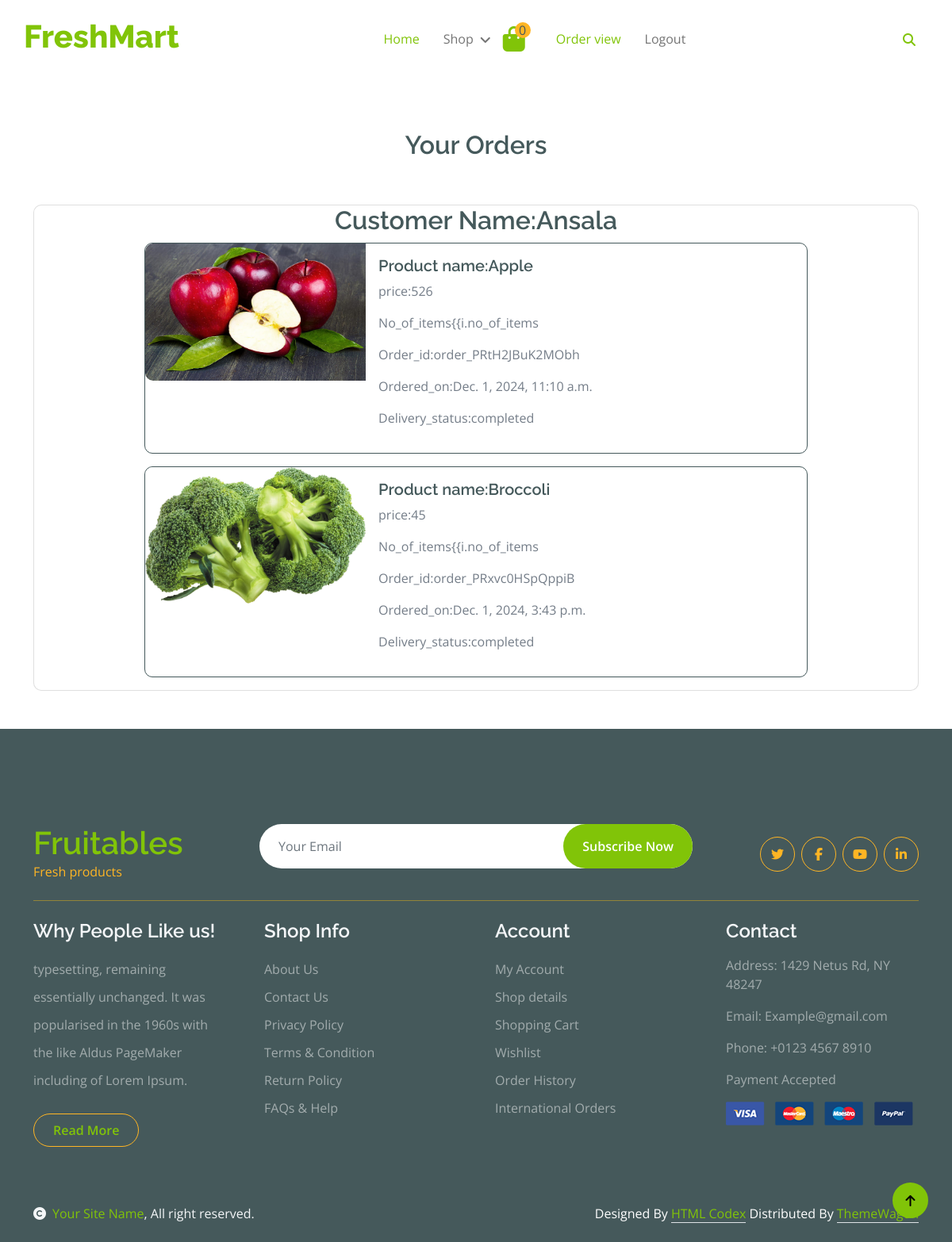
/cart/orderview (signed in), run on the app's committed database.
### cart/models.py (models this page shows, shortened)
class Order_details(models.Model):
    product=models.ForeignKey(Product,on_delete=models.CASCADE)
    user = models.ForeignKey(User, on_delete=models.CASCADE)
    no_of_items=models.IntegerField()
    address=models.TextField()
    phone=models.BigIntegerField()
    pin=models.IntegerField()
    order_id=models.CharField(max_length=30)
    payment_status=models.CharField(max_length=30,default="pending")
    delivery_status=models.CharField(max_length=30,default="pending")
    order_data=models.DateTimeField(auto_now_add=True)

### shop/models.py (models this page shows)
class Product(models.Model):
    name=models.CharField(max_length=20)
    image=models.ImageField(upload_to="products")
    desc=models.TextField()
    price=models.IntegerField()
    stock=models.IntegerField()
    available=models.BooleanField(default=True)
    created=models.DateTimeField(auto_now_add=True)  #one time
    updated=models.DateTimeField(auto_now=True)   #each time we update record
    category=models.ForeignKey(Category,on_delete=models.CASCADE)   #foreignkey referrence to category table

### cart/views.py (the view)
# urls.py: path('orderview',views.orderview,name="orderview")
def orderview(request):
    u = request.user
    o = Order_details.objects.filter(user=u, payment_status="completed")
    context = {'orders': o}
    return render(request, 'orderview.html', context)

### cart/context_processors.py (called while the page is built)
def count_item(request):
    count=0
    if request.user.is_authenticated:
        u=request.user
        c=Cart.objects.filter(user=u)
        for i in c:
            count+=i.quantity
    return {'count':count}

### shop/context_processors.py (called while the page is built)
def links(request):
    c=Category.objects.all()
    return {'links':c}

### template/orderview.html
{% extends 'base.html' %}
{% load static %}
{% block content %}
<div class="container mt-3">
<h2 class="text-center p-5 light">Your Orders</h2>
    <div class="card mb-3" style="max-width:100%">
      <h2 class="text-center">Customer Name:{{user.username}}</h2>
      {% for i in orders %}
      <div class="card mb-3 mx-auto border border-1 border-dark" style="max-width:75%">
  <div class="row g-0">
    <div class="col-md-4">
      <img src="{{i.product.image.url}}" class="img-fluid rounded-start" alt="...">
    </div>
    <div class="col-md-8">
      <div class="card-body">
        <h5 class="card-title">Product name:{{i.product.name}}</h5>
        <p>price:{{i.product.price}}</p>
        <p>No_of_items{{i.no_of_items</p>
        <p>Order_id:{{i.order_id}}</p>
        <p>Ordered_on:{{i.order_data}}</p>
        <p>Delivery_status:{{i.payment_status}}</p>
      </div>
    </div>
  </div></div>
      {% endfor %}
</div>
</div>
{% endblock %}

### data on the page
Order_details: product.image (picture), product.name "Apple", product.price "526", order_id "order_PRtH2JBuK2MObh", order_data "Dec. 1, 2024, 11:10 a.m.", payment_status "completed"
Order_details: product.image (picture), product.name "Broccoli", product.price "45", order_id "order_PRxvc0HSpQppiB", order_data "Dec. 1, 2024, 3:43 p.m.", payment_status "completed"

### other printed values
{{ count }} "0"
{{ user.username }} "Ansala"
